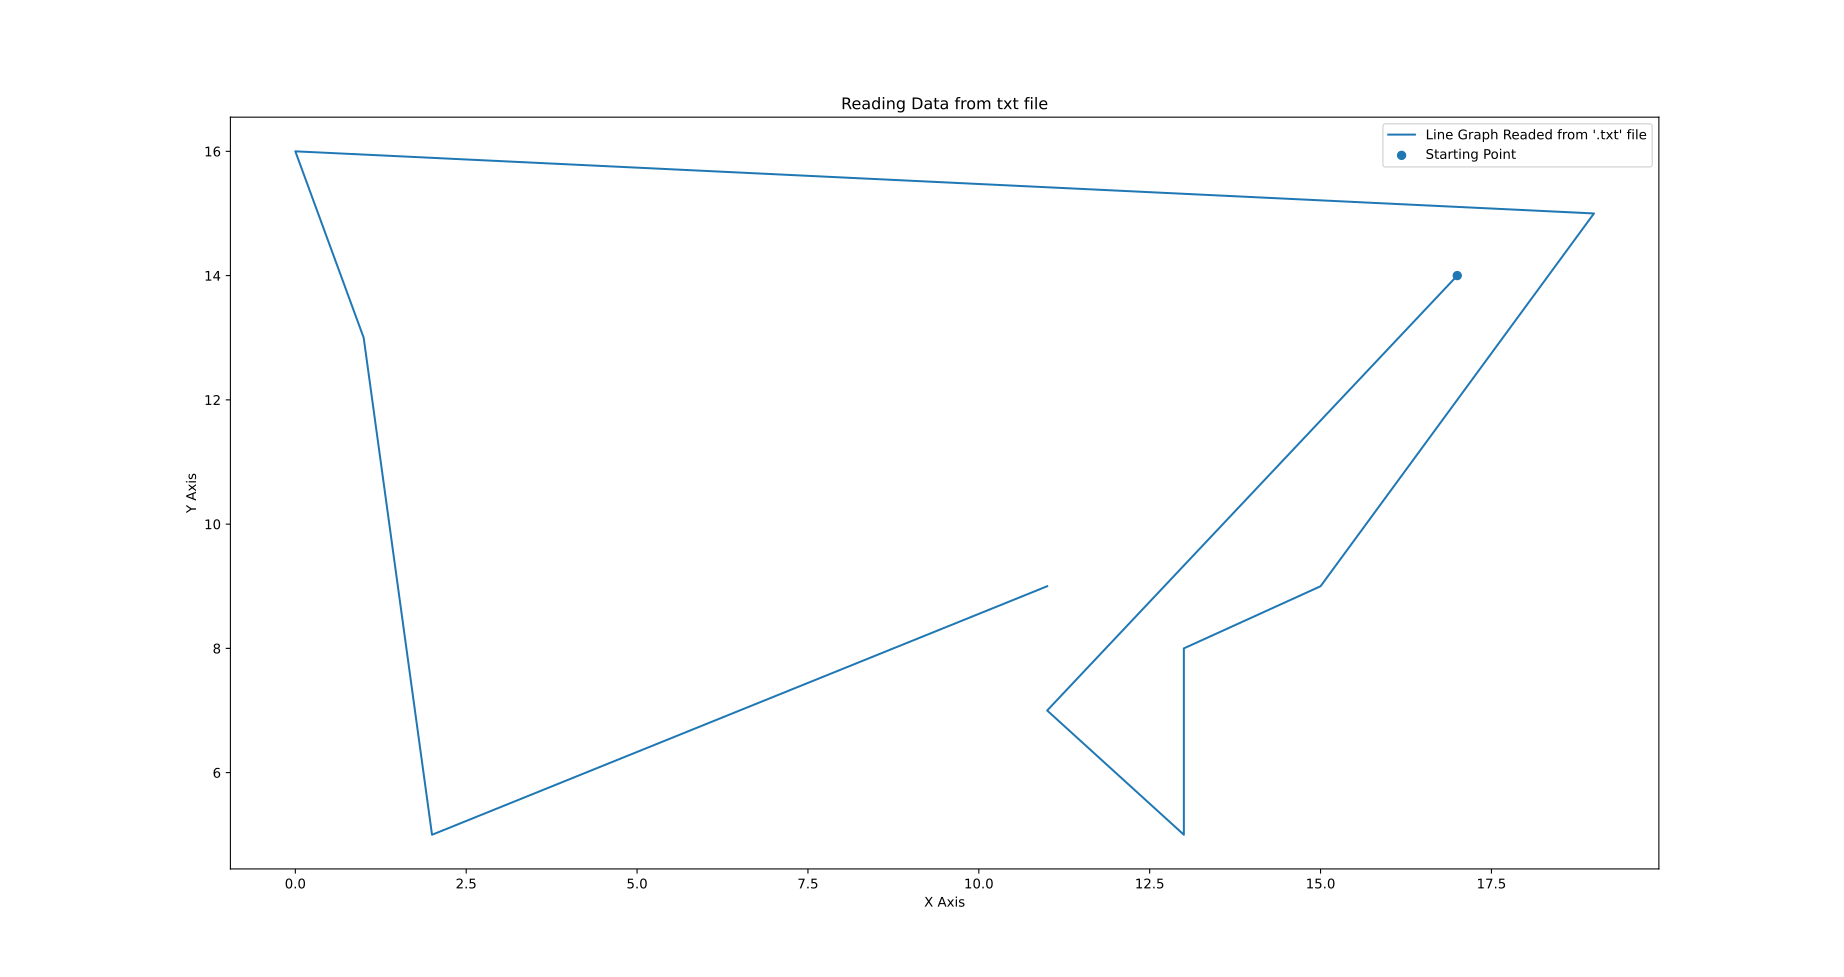

Source code (Python):
# Date 17-06-2021

import matplotlib.pyplot as plt


def seperate_x_y(file):

    file = str(file).replace('\'', '').replace(
        '\\n,', '|').replace(' ', '').replace('\n,', '|')

    file = file[:len(file)-3]
    file = file[1:len(file)].split('|')

    i = 0
    while (i < len(file)):
        x.append(int(str(file[i]).split(',')[0]))
        y.append(int(str(file[i]).split(',')[1]))
        i += 1


x = []
y = []

with open('tutorial_7_1.txt', 'r')as txt_file:
    file = txt_file.readlines()

seperate_x_y(file)


plt.plot(x, y,
         label='Line Graph Readed from \'.txt\' file')
plt.scatter(x[0], y[0],
            label='Starting Point')
plt.xlabel('X Axis')
plt.ylabel('Y Axis')
plt.title('Reading Data from txt file')
plt.legend()
plt.show()
